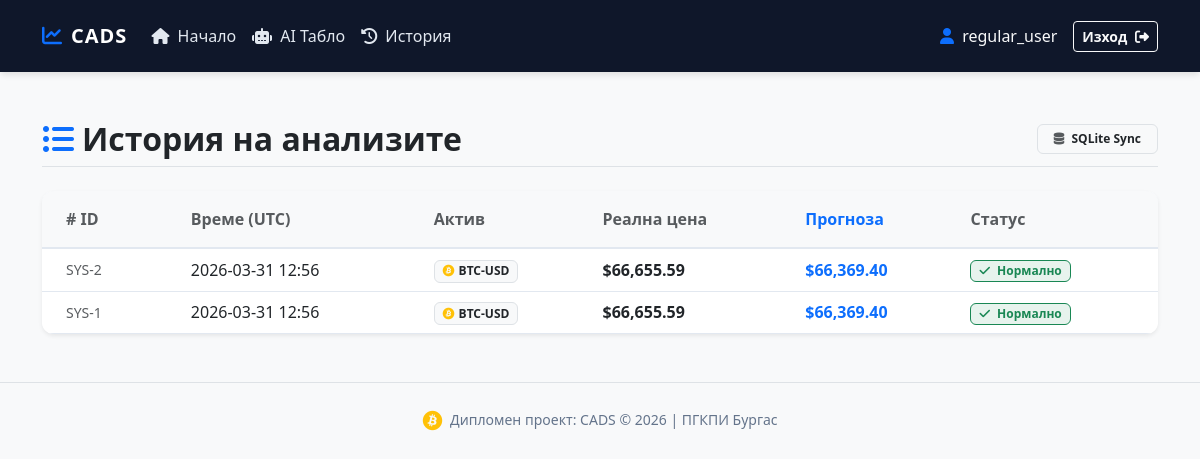
Screenshot of /history (signed in) with the database file from the repository.
### web_app/models.py (models this page shows, shortened)
class User(UserMixin, db.Model):
    __tablename__ = 'users'
    id = db.Column(db.Integer, primary_key=True)
    username = db.Column(db.String(50), unique=True, nullable=False)
    password_hash = db.Column(db.String(128), nullable=False)
    role = db.Column(db.String(20), default='trader')
    predictions = db.relationship('PredictionLog', backref='user', lazy=True)

class PredictionLog(db.Model):
    __tablename__ = 'prediction_logs'
    id = db.Column(db.Integer, primary_key=True)
    timestamp = db.Column(db.DateTime, default=datetime.utcnow)
    user_id = db.Column(db.Integer, db.ForeignKey('users.id'), nullable=False)
    symbol = db.Column(db.String(10), default="BTC-USD")
    current_price = db.Column(db.Float, nullable=False)
    predicted_price = db.Column(db.Float, nullable=False)
    is_anomaly = db.Column(db.Boolean, default=False)

### web_app/main/routes.py (the view)
@main_bp.route('/history')
@login_required
def history():
    logs = PredictionLog.query.filter_by(user_id=current_user.id).order_by(PredictionLog.timestamp.desc()).all()
    return render_template('history.html', logs=logs)

### web_app/__init__.py (called while the page is built)
def create_app(config_class=Config):
    app = Flask(__name__)
    app.config.from_object(config_class)
    os.makedirs(os.path.join(app.root_path, 'instance'), exist_ok=True)
    db.init_app(app)
    login_manager.login_view = 'auth.login'
    login_manager.login_message = "Моля, влезте в профила си."
    login_manager.login_message_category = "warning"
    login_manager.init_app(app)
    from .models import User
    @login_manager.user_loader
    def load_user(user_id):
        return User.query.get(int(user_id))
    from .auth import auth_bp
    from .main import main_bp
    from .api import api_bp
    app.register_blueprint(auth_bp)
    app.register_blueprint(main_bp)
    app.register_blueprint(api_bp)
    with app.app_context():
        db.create_all()
    return app

### web_app/templates/history.html (shortened to what this page needs)
{% extends "base.html" %}
{% block content %}
<div class="d-flex justify-content-between align-items-center mb-4 pb-2 border-bottom">
    <h2 class="fw-bold text-dark m-0"><i class="fa-solid fa-list-ul me-2 text-primary"></i>История на анализите</h2>
    <span class="badge bg-light text-dark border px-3 py-2"><i class="fa-solid fa-database text-muted me-1"></i> SQLite Sync</span>
</div>
<div class="card border-0 shadow-sm overflow-hidden mb-5">
    <div class="table-responsive">
        <table class="table table-hover mb-0 align-middle">
            <thead class="table-light">
                <tr>
                    <th class="py-3 px-4 text-muted fw-bold"># ID</th>
                    <th class="py-3 text-muted fw-bold">Време (UTC)</th>
                    <th class="py-3 text-muted fw-bold">Актив</th>
                    <th class="py-3 text-muted fw-bold">Реална цена</th>
                    <th class="py-3 text-primary fw-bold">Прогноза</th>
                    <th class="py-3 text-muted fw-bold">Статус</th>
                </tr>
            </thead>
            <tbody>
                {% for log in logs %}
                <tr>
                    <td class="px-4 text-muted small">SYS-{{ log.id }}</td>
                    <td class="fw-medium text-dark">{{ log.timestamp.strftime('%Y-%m-%d %H:%M') }}</td>
                    <td><span class="badge bg-light text-dark border"><i class="fa-brands fa-bitcoin text-warning me-1"></i>{{ log.symbol }}</span></td>
                    <td class="fw-bold text-dark">${{ "{:,.2f}".format(log.current_price) }}</td>
                    <td class="fw-bold text-primary">${{ "{:,.2f}".format(log.predicted_price) }}</td>
                    <td>
                        {% if log.is_anomaly %}
                        <span class="badge bg-danger bg-opacity-10 text-danger border border-danger px-2 py-1"><i class="fa-solid fa-triangle-exclamation me-1"></i> Аномалия</span>
                        {% else %}
                        <span class="badge bg-success bg-opacity-10 text-success border border-success px-2 py-1"><i class="fa-solid fa-check me-1"></i> Нормално</span>
                        {% endif %}
                    </td>
                </tr>
                {% endfor %}
            </tbody>
        </table>
    </div>
</div>
{% endblock %}

### web_app/templates/base.html (shortened to what this page needs)
<!DOCTYPE html>
<html lang="bg">
<head>
    <link href="https://cdn.jsdelivr.net/npm/bootstrap@5.3.0/dist/css/bootstrap.min.css" rel="stylesheet">
    <link rel="stylesheet" href="https://cdnjs.cloudflare.com/ajax/libs/font-awesome/6.4.0/css/all.min.css">
</head>
<body>
    <nav class="navbar navbar-expand-lg py-3">
        <div class="container">
            <a class="navbar-brand" href="/"><i class="fa-solid fa-chart-line me-2 text-primary"></i>CADS</a>
            <div class="collapse navbar-collapse" id="navbarNav">
                <ul class="navbar-nav me-auto">
                    <li class="nav-item"><a class="nav-link" href="/"><i class="fa-solid fa-house me-1"></i> Начало</a></li>
                    {% if current_user.is_authenticated %}
                    <li class="nav-item"><a class="nav-link text-warning" href="/dashboard"><i class="fa-solid fa-robot me-1"></i> AI Табло</a></li>
                    <li class="nav-item"><a class="nav-link" href="/history"><i class="fa-solid fa-clock-rotate-left me-1"></i> История</a></li>
                    {% endif %}
                </ul>
                <ul class="navbar-nav ms-auto align-items-center">
                    {% if current_user.is_authenticated %}
                        <li class="nav-item me-3"><span class="text-light"><i class="fa-solid fa-user me-1 text-primary"></i> {{ current_user.username }}</span></li>
                        <li class="nav-item"><a class="btn btn-outline-light btn-sm fw-bold" href="{{ url_for('auth.logout') }}">Изход <i class="fa-solid fa-right-from-bracket ms-1"></i></a></li>
                    {% else %}
                        <li class="nav-item me-2"><a class="nav-link" href="{{ url_for('auth.login') }}">Вход</a></li>
                        <li class="nav-item"><a class="btn btn-primary btn-sm px-4 rounded-pill" href="{{ url_for('auth.register') }}">Регистрация</a></li>
                    {% endif %}
                </ul>
            </div>
        </div>
    </nav>
    <div class="container mt-5">
        {% block content %}{% endblock %}
    </div>
    <footer class="text-center mt-5 mb-4 text-muted-custom border-top pt-4">
        <small><i class="fa-brands fa-bitcoin text-warning fs-5 align-middle me-1"></i> Дипломен проект: CADS &copy; 2026 | ПГКПИ Бургас</small>
    </footer>
</body>
</html>

### web_app/templates/base.html (style rules this page uses)
body { background-color: #f8f9fa; color: #212529; font-family: 'Segoe UI', Tahoma, Geneva, Verdana, sans-serif; }
.navbar { background-color: #0f172a !important; box-shadow: 0 4px 6px -1px rgba(0, 0, 0, 0.1); }
.navbar-brand { font-weight: 800; letter-spacing: 1px; color: #ffffff !important; }
.nav-link { color: #e2e8f0 !important; font-weight: 500; transition: color 0.2s; }
.card { background-color: #ffffff; border: 1px solid #e2e8f0; border-radius: 12px; box-shadow: 0 4px 6px -1px rgba(0, 0, 0, 0.05); transition: box-shadow 0.3s ease; }
.text-muted-custom { color: #64748b !important; }
.table { color: #334155; }
.table > thead { background-color: #f1f5f9; color: #475569; border-bottom: 2px solid #e2e8f0; }
.table > :not(caption) > * > * { border-bottom-color: #e2e8f0; }

### rows the page displays
User: username "regular_user"
PredictionLog: id "2", timestamp "2026-03-31 12:56", symbol "BTC-USD", current_price "66,655.59", predicted_price "66,369.40", is_anomaly False (drawn)
PredictionLog: id "1", timestamp "2026-03-31 12:56", symbol "BTC-USD", current_price "66,655.59", predicted_price "66,369.40", is_anomaly False (drawn)
